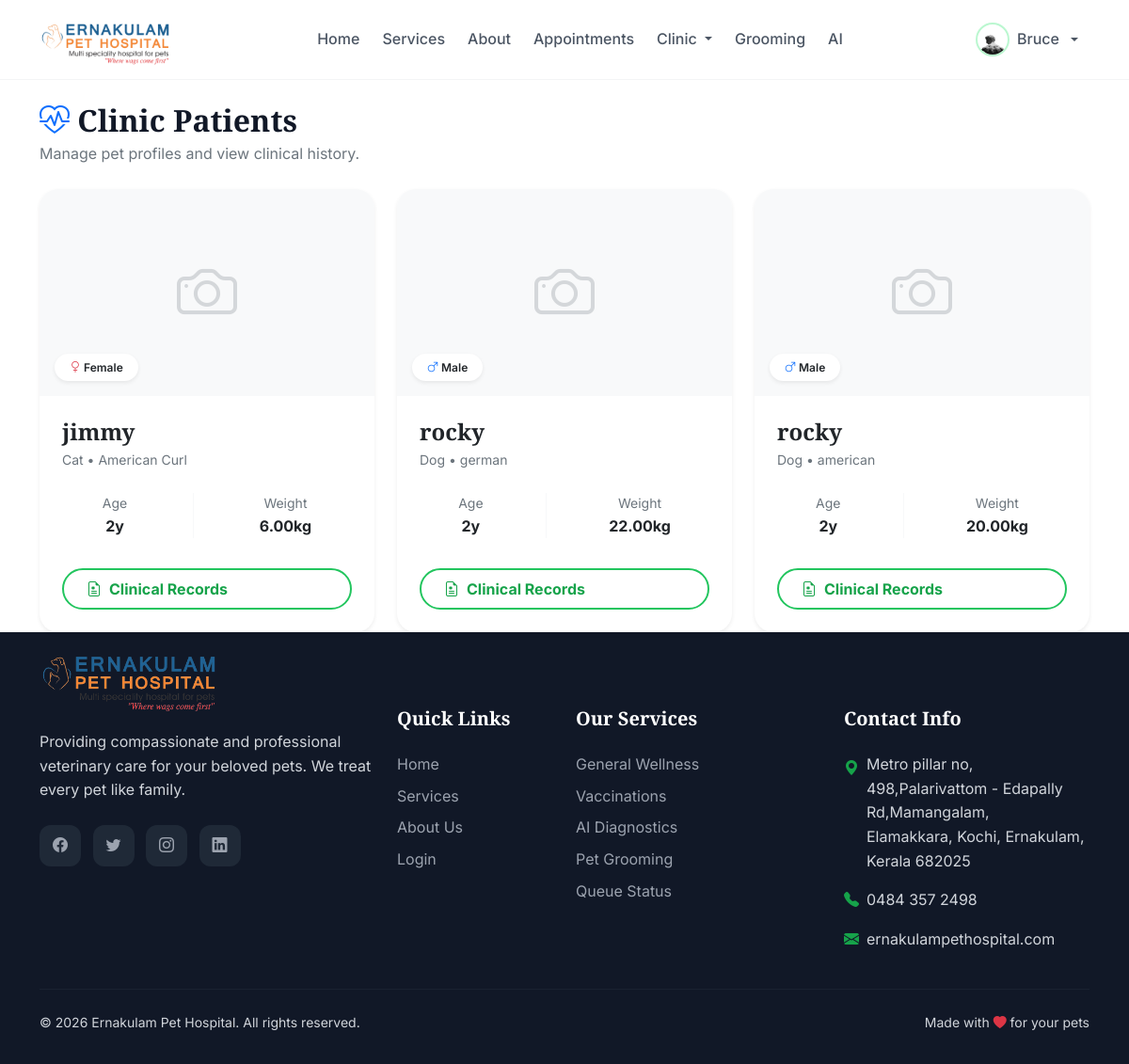
/medical/pets/ (signed in), run on the app's committed database.
### accounts/models.py (models this page shows, shortened)
class User(AbstractUser):
    USER_ROLES = (
        ('ADMIN', 'Administrator'),
        ('VET', 'Veterinarian'),
        ('OWNER', 'Pet Owner'),
    )
    role = models.CharField(max_length=20, choices=USER_ROLES, default='OWNER')
    phone_regex = RegexValidator(
        regex=r'^\+?1?\d{9,15}$',
        message="Phone number must be entered in the format: '+999999999'. Up to 15 digits allowed."
    )
    phone_number = models.CharField(validators=[phone_regex], max_length=17, blank=True)
    address = models.TextField(blank=True)
    date_of_birth = models.DateField(null=True, blank=True)
    profile_picture = models.ImageField(upload_to='profiles/', null=True, blank=True)
    is_active_account = models.BooleanField(default=True)
    created_at = models.DateTimeField(auto_now_add=True)
    updated_at = models.DateTimeField(auto_now=True)
    class Meta:
        ordering = ['-date_joined']
    @property
    def is_pet_owner(self):
        return self.role == 'OWNER'

### medical_records/models.py (models this page shows, shortened)
class Pet(models.Model):
    PET_SPECIES = (
        ('DOG', 'Dog'),
        ('CAT', 'Cat'),
        ('BIRD', 'Bird'),
        ('RABBIT', 'Rabbit'),
        ('OTHER', 'Other'),
    )
    GENDER_CHOICES = (
        ('M', 'Male'),
        ('F', 'Female'),
    )
    owner = models.ForeignKey(settings.AUTH_USER_MODEL, on_delete=models.CASCADE, related_name='pets')
    name = models.CharField(max_length=100)
    species = models.CharField(max_length=20, choices=PET_SPECIES)
    breed = models.CharField(max_length=100)
    gender = models.CharField(max_length=1, choices=GENDER_CHOICES)
    date_of_birth = models.DateField()
    color = models.CharField(max_length=50)
    weight = models.DecimalField(max_digits=6, decimal_places=2, help_text="Weight in kg")
    microchip_id = models.CharField(max_length=50, blank=True, unique=True, null=True)
    photo = models.ImageField(upload_to='pets/', null=True, blank=True)
    allergies = models.TextField(blank=True, help_text="Known allergies")
    medical_conditions = models.TextField(blank=True, help_text="Chronic conditions")
    special_notes = models.TextField(blank=True)
    is_active = models.BooleanField(default=True)
    created_at = models.DateTimeField(auto_now_add=True)
    updated_at = models.DateTimeField(auto_now=True)
    class Meta:
        ordering = ['-created_at']
    @property
    def age(self):
        today = timezone.now().date()
        age = today.year - self.date_of_birth.year
        if today.month < self.date_of_birth.month or \
           (today.month == self.date_of_birth.month and today.day < self.date_of_birth.day):
            age -= 1
        return age

### medical_records/views.py (the view)
# urls.py: path('pets/', views.pet_list, name='pet_list'),
@login_required
def pet_list(request):
    if request.user.is_pet_owner or request.user.is_staff:
        pets = Pet.objects.filter(owner=request.user) if not request.user.is_staff else Pet.objects.all()
    else:
        pets = Pet.objects.all()
    return render(request, 'medical_records/pet_list.html', {'pets': pets})

### templates/medical_records/pet_list.html (shortened to what this page needs)
{% extends 'base.html' %}
{% block content %}
<div class="container mt-4">
    <div class="row mb-4 align-items-center">
        <div class="col-md-8">
            <h2 class="fw-bold mb-1"><i class="bi bi-heart-pulse text-primary"></i>
                {% if user.role == 'VET' or user.is_staff %}Clinic Patients{% else %}My Pets{% endif %}
            </h2>
            <p class="text-secondary mb-0">Manage pet profiles and view clinical history.</p>
        </div>
    </div>
    {% if pets %}
    <div class="row g-4">
        {% for pet in pets %}
        <div class="col-md-6 col-lg-4">
            <div class="card h-100 shadow-sm border-0 hover-card overflow-hidden">
                <div class="position-relative">
                    {% if pet.photo %}
                    <img src="{{ pet.photo.url }}" class="card-img-top" alt="{{ pet.name }}" style="height: 220px; object-fit: cover;">
                    {% else %}
                    <div class="card-img-top bg-light d-flex align-items-center justify-content-center" style="height: 220px;">
                        <i class="bi bi-camera text-secondary opacity-25" style="font-size: 4rem;"></i>
                    </div>
                    {% endif %}
                    <div class="position-absolute bottom-0 start-0 m-3">
                        <span class="badge bg-white text-dark shadow-sm px-3 py-2 rounded-pill small">
                            {% if pet.gender == 'M' %}<i class="bi bi-gender-male text-primary"></i>{% else %}<i class="bi bi-gender-female text-danger"></i>{% endif %}
                            {{ pet.get_gender_display }}
                        </span>
                    </div>
                </div>
                <div class="card-body p-4">
                    <h4 class="card-title fw-bold mb-1">{{ pet.name }}</h4>
                    <p class="text-secondary small mb-3">{{ pet.get_species_display }} • {{ pet.breed }}</p>
                    <div class="p-2 rounded-3 stats-section mb-4 d-flex justify-content-around text-center">
                        <div>
                            <small class="text-secondary d-block">Age</small>
                            <span class="fw-bold">{{ pet.age }}y</span>
                        </div>
                        <div>
                            <small class="text-secondary d-block">Weight</small>
                            <span class="fw-bold">{{ pet.weight }}kg</span>
                        </div>
                    </div>
                    <a href="{% url 'medical_records:pet_detail' pet.pk %}" class="btn btn-outline-primary w-100 rounded-pill py-2 fw-bold">
                        <i class="bi bi-file-earmark-medical"></i> Clinical Records
                    </a>
                </div>
            </div>
        </div>
        {% endfor %}
    </div>
    {% endif %}
</div>
{% endblock %}

### templates/base.html (shortened to what this page needs)
<!DOCTYPE html>
<html lang="en">
<head>
    <link href="https://cdn.jsdelivr.net/npm/bootstrap@5.3.0/dist/css/bootstrap.min.css" rel="stylesheet">
    <link rel="stylesheet" href="https://cdn.jsdelivr.net/npm/bootstrap-icons@1.11.0/font/bootstrap-icons.css">
    <link href="https://unpkg.com/aos@2.3.1/dist/aos.css" rel="stylesheet">
</head>
<body class="d-flex flex-column min-vh-100">
    <nav class="navbar navbar-expand-lg sticky-top">
        <div class="container">
            <a class="navbar-brand" href="{% url 'home' %}" style="position: relative; width: 150px; display: flex; align-items: center;">
                <img src="/media/logo/logo.png" alt="Logo" style="height: 140px; width: auto; position: absolute; top: -60px; left: 0; z-index: 1000;">
            </a>
            <div class="collapse navbar-collapse" id="navbarNav">
                <ul class="navbar-nav mx-auto">
                    <li class="nav-item">
                        <a class="nav-link {% if request.path == '/' %}active{% endif %}" href="{% url 'home' %}">
                            Home
                        </a>
                    </li>
                    <li class="nav-item">
                        <a class="nav-link {% if 'services' in request.path %}active{% endif %}" href="{% url 'services' %}">
                            Services
                        </a>
                    </li>
                    <li class="nav-item">
                        <a class="nav-link {% if 'about' in request.path %}active{% endif %}" href="{% url 'about' %}">
                            About
                        </a>
                    </li>
                    {% if user.is_authenticated %}
                        <li class="nav-item">
                            <a class="nav-link " href="{% url 'appointments:list' %}">
                                Appointments
                            </a>
                        </li>
                        <li class="nav-item dropdown">
                            <a class="nav-link dropdown-toggle " href="#" id="clinicDropdown" role="button" data-bs-toggle="dropdown">
                                Clinic
                            </a>
                        </li>
                        <li class="nav-item">
                            <a class="nav-link {% if 'grooming' in request.path %}active{% endif %}" href="{% url 'appointments:grooming_services' %}">
                                Grooming
                            </a>
                        </li>
                        <li class="nav-item">
                            <a class="nav-link {% if 'ai_diagnosis' in request.path %}active{% endif %}" href="{% url 'ai_diagnosis:home' %}">
                                AI
                            </a>
                        </li>
                    {% endif %}
                </ul>
                <ul class="navbar-nav">
                    {% if user.is_authenticated %}
                        <li class="nav-item dropdown">
                            <a class="nav-link dropdown-toggle d-flex align-items-center gap-2" href="#" id="userDropdown" role="button" data-bs-toggle="dropdown">
                                {% if user.profile_picture %}
                                    <img src="{{ user.profile_picture.url }}" class="rounded-circle" style="width: 36px; height: 36px; object-fit: cover; border: 2px solid var(--primary-200);">
                                {% else %}
                                    <div class="rounded-circle d-flex align-items-center justify-content-center" style="width: 36px; height: 36px; background: var(--primary-100); color: var(--primary-600);">
                                        <i class="bi bi-person-fill"></i>
                                    </div>
                                {% endif %}
                                <span class="d-none d-lg-inline">{{ user.first_name|default:user.username }}</span>
                            </a>
                        </li>
                    {% endif %}
                </ul>
            </div>
        </div>
    </nav>
    <main class="flex-grow-1">
        {% block content %}{% endblock %}
    </main>
    <footer class="footer mt-auto">
        <div class="container">
            <div class="row g-4">
                <div class="col-lg-4">
                    <div class="footer-brand" style="position:relative; padding-left: 140px; min-hight: 60px; display: flex; align-items: center;">
                        <img src="/media/logo/logo.png" alt="Logo" style="position: absolute; left: 0; top: -120px; height: 190px; width: auto;">
                    </div>
                    <p class="mb-4">Providing compassionate and professional veterinary care for your beloved pets. We treat every pet like family.</p>
                    <div class="social-links">
                        <a href="#"><i class="bi bi-facebook"></i></a>
                        <a href="#"><i class="bi bi-twitter"></i></a>
                        <a href="#"><i class="bi bi-instagram"></i></a>
                        <a href="#"><i class="bi bi-linkedin"></i></a>
                    </div>
                </div>
                <div class="col-lg-2 col-md-4">
                    <h5>Quick Links</h5>
                    <ul class="list-unstyled">
                        <li class="mb-2"><a href="{% url 'home' %}">Home</a></li>
                        <li class="mb-2"><a href="{% url 'services' %}">Services</a></li>
                        <li class="mb-2"><a href="{% url 'about' %}">About Us</a></li>
                        <li class="mb-2"><a href="{% url 'accounts:login' %}">Login</a></li>
                    </ul>
                </div>
                <div class="col-lg-3 col-md-4">
                    <h5>Our Services</h5>
                    <ul class="list-unstyled">
                        <li class="mb-2"><a href="{% url 'services' %}">General Wellness</a></li>
                        <li class="mb-2"><a href="{% url 'medical_records:vaccination_list' %}">Vaccinations</a></li>
                        <li class="mb-2"><a href="{% url 'ai_diagnosis:home' %}">AI Diagnostics</a></li>
                        <li class="mb-2"><a href="{% url 'appointments:grooming_services' %}">Pet Grooming</a></li>
                        <li class="mb-2"><a href="{% url 'appointments:queue_status' %}">Queue Status</a></li>
                    </ul>
                </div>
                <div class="col-lg-3 col-md-4">
                    <h5>Contact Info</h5>
                    <ul class="list-unstyled">
                        <li class="mb-3 d-flex align-items-start gap-2">
                            <i class="bi bi-geo-alt-fill text-primary-600 mt-1"></i>
                            <span>Metro pillar no, 498,Palarivattom - Edapally Rd,Mamangalam,<br>Elamakkara, Kochi, Ernakulam, Kerala 682025</span>
                        </li>
                        <li class="mb-3 d-flex align-items-center gap-2">
                            <i class="bi bi-telephone-fill text-primary-600"></i>
                            <span>0484 357 2498</span>
                        </li>
                        <li class="mb-3 d-flex align-items-center gap-2">
                            <i class="bi bi-envelope-fill text-primary-600"></i>
                            <span>ernakulampethospital.com</span>
                        </li>
                    </ul>
                </div>
            </div>
            <hr class="my-4" style="border-color: var(--gray-700);">
            <div class="row align-items-center">
                <div class="col-md-6 text-center text-md-start">
                    <p class="mb-0 small">&copy; 2026 Ernakulam Pet Hospital. All rights reserved.</p>
                </div>
                <div class="col-md-6 text-center text-md-end">
                    <p class="mb-0 small">Made with <i class="bi bi-heart-fill text-danger"></i> for your pets</p>
                </div>
            </div>
        </div>
    </footer>
</body>
</html>

### data on the page
User: profile_picture (picture), first_name "Bruce"
Pet: gender "Female", name "jimmy", species "Cat", breed "American Curl", age "2", weight "6.00"
Pet: gender "Male", name "rocky", species "Dog", breed "german", age "2", weight "22.00"
Pet: gender "Male", name "rocky", species "Dog", breed "american", age "2", weight "20.00"
